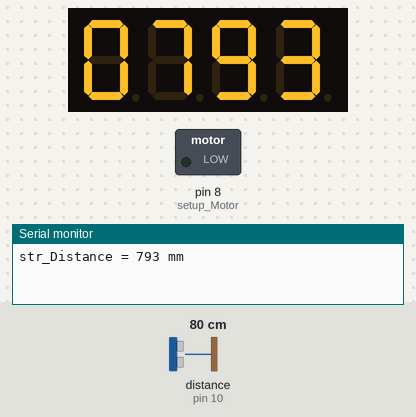
Recording of a sketch running on a simulated Arduino Uno, built with avr-gcc and run on an emulated ATmega328P. Parts: 4-digit seven-segment display, switched loads named in the sketch (green lamp = pin HIGH), the last lines printed to the serial monitor. The inputs (shaded band) are chosen by the test bench; at power-on: distance to the obstacle (sensor on pin 10) 80 cm. The echo pulse lasts 58.3 µs per cm; pins used as bus, display or sensor lines are not drawn.

Above: at 6.7 s.
6.8 s: distance to the obstacle (sensor on pin 10) set to 11 cm
At 18.1 s:
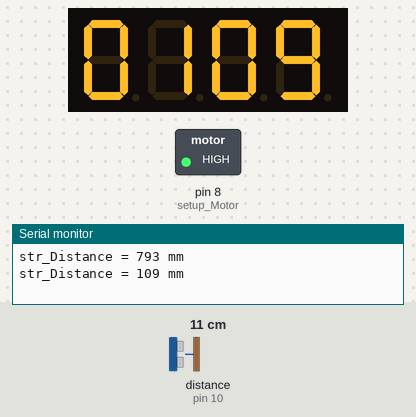
18.4 s: distance to the obstacle (sensor on pin 10) set to 8 cm
At 22.3 s:
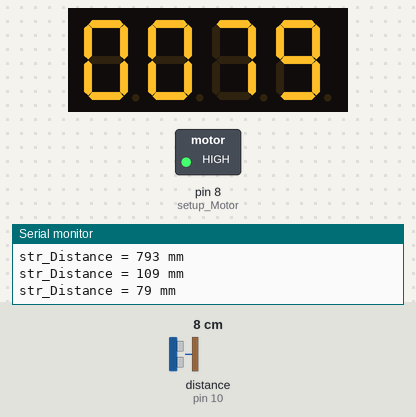
29.5 s: distance to the obstacle (sensor on pin 10) set to 2 cm
At 38.0 s:
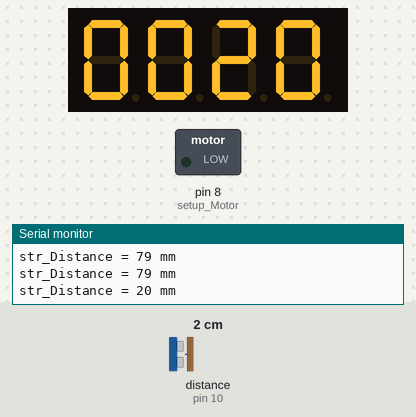
Timing chart, 0 to 39.5 s (numbered marks = the images above; inputs shaded):
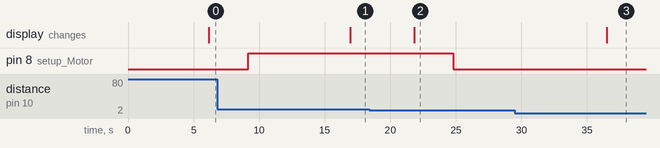

Measured:
- after the input at 6.8 s, the display: changes after 10.2 s (image 1)
- after the input at 18.4 s, pin 8 (setup_Motor): HIGH → LOW after 6.4 s; the display: changes after 3.4 s (image 2)
- after the input at 29.5 s, the display: changes after 7.0 s (image 3)

The sketch:

DistanceMeasure_Display_TM1637.ino
```cpp
#include "DistanceMeasure_Display_TM1637.h"

// Distance number
#define FRACTION_PART 3
#define MAXLENGTH 16

// Sensor pin
#define TRIG 9
#define ECHO 10

// Module connection pins (Digital Pins)
#define CLK 2
#define DIO 3

// The amount of time (in milliseconds) between tests
#define TEST_DELAY   2000

                     /*0*/ /*1*/ /*2*/ /*3*/ /*4*/ /*5*/ /*6*/ /*7*/ /*8*/ /*9*/
uint8_t digits[] = { 0x3f, 0x06, 0x5b, 0x4f, 0x66, 0x6d, 0x7d, 0x07, 0x7f, 0x6f };

uint8_t SEG_NUMBER[] = {
      digits[8],  // 8
      digits[8],  // 8
      digits[8],  // 8
      digits[8]   // 8
};

TM1637Display display(CLK, DIO);

void setup() {
  Serial.begin(9600);
  int k;
  uint8_t data[] = { 0xff, 0xff, 0xff, 0xff };
  display.setBrightness(0x0f);
  // All segments on
  display.setSegments(data);
  delay(TEST_DELAY);

  forward = false;
  deviation = 0;
  laps = 10;
  extraSteps = 200 * laps;  //initial steps. 1.8 degree/step, 200 steps a lap, S3 OFF,S4 OFF
  setup_Motor();
}

void loop() {
  if(trigMotor)
  {
    start_Motor();
  }
  else
  {
    start_Sensor();
  }
}

void setup_Motor()
{
      trigMotor = true;
      steps = 0;
      pinMode(8, OUTPUT);
      pinMode(9, OUTPUT);
      if(forward)
      {
        digitalWrite(8,HIGH);  //change the pulse
      }
      else
      {
        digitalWrite(8,LOW);
      }
      digitalWrite(9, LOW);
}

void setup_Sensor()
{
      //Serial.println("Start Sensor");
      pinMode(TRIG,OUTPUT);
      pinMode(ECHO,INPUT);
}

void start_Motor()
{
      digitalWrite(9, LOW);
      delayMicroseconds(100);
      digitalWrite(9, HIGH);
      delayMicroseconds(100);
      steps += 1;  //calculate the distance
      Serial.println("");
      if(steps >= extraSteps)
      {
        trigMotor = false;
        setup_Sensor();
      }
}

bool start_Sensor()
{
      digitalWrite(TRIG,LOW);
      delayMicroseconds(1);
      digitalWrite(TRIG,HIGH);
      delayMicroseconds(11);
      digitalWrite(TRIG,LOW);

      int Duration;
      float Distance;
      Duration = pulseIn(ECHO,HIGH);
      if (Duration>0) {
        Distance = Duration/2;
        Distance = Distance*340*1000/1000000; // ultrasonic speed is 340m/s = 34000cm/s = 0.034cm/us
        /*Serial.println("Distance = ");
        Serial.println(Distance);
        Serial.println(" mm");*/
        /*Get fraction part*/
        String str_Fraction;
        int pos = 0;
        String str_Distance;
        str_Distance = String(Distance);
        pos = str_Distance.indexOf('.');
        str_Fraction = str_Distance.substring(pos + 1);

        /*number rounded*/
        long long_Fraction;
        long_Fraction = str_Fraction.toInt();
        if(long_Fraction >= 50)
        {
          Distance = ceil(Distance);
        }
        else
        {
          Distance = floor(Distance);
        }
        str_Distance = String(Distance);
        pos = str_Distance.indexOf('.');
        str_Distance = str_Distance.substring(0, pos);
        /*Serial.println("Duration = ");
        Serial.println(Duration);
        Serial.println(" us ");*/
        Serial.println("str_Distance = " + str_Distance + " mm");
        digital_Display(str_Distance);
        delay(3000);
        deviation = Distance - 100;
        /*Serial.println("deviation = ");
        Serial.println(deviation);
        Serial.println(" mm");*/
        if(deviation > 1)
        {
          forward = true;
          extraSteps = (deviation * 200)/2;  //(200steps/2mm) = (extraSteps/deviation)=>extraSteps = (deviation * 200)/2
          /*Serial.println("extraSteps = ");
          Serial.println(extraSteps);*/
          setup_Motor();
        }
        else if(deviation < -1)
        {
          forward = false;
          extraSteps = -(deviation * 200)/2;
          /*Serial.println("extraSteps = ");
          Serial.println(extraSteps);*/
          setup_Motor();
        }
        else
        {
          Serial.println("stop");
          trigMotor = false;
          //AccelStepper stepMotor(1, 8, 9);
          //stepMotor.stop();
          delay(60000);
          bladeDown();
        }
      }
}
void digital_Display(String distance)
{
  int len = distance.length();
  int first, second, third, fourth;
  switch(len)
  {
    case 1:
    {
      first = 0;
      second = 0;
      third = 0;
      fourth = distance[0] - '0';
      break;
    }
    case 2:
    {
      first = 0;
      second = 0;
      third = distance[0] - '0';
      fourth = distance[1] - '0';
      break;
    }
    case 3:
    {
      first = 0;
      second = distance[0] - '0';
      third = distance[1] - '0';
      fourth = distance[2] - '0';
      break;
    }
    case 4:
    {
      first = distance[0] - '0';
      second = distance[1] - '0';
      third = distance[2] - '0';
      fourth = distance[3] - '0';
      break;
    }
    default:{}
  }
  SEG_NUMBER[0] = digits[first];
  SEG_NUMBER[1] = digits[second];
  SEG_NUMBER[2] = digits[third];
  SEG_NUMBER[3] = digits[fourth];
  display.setSegments(SEG_NUMBER);
}

void bladeDown()
{

}
```

DistanceMeasure_Display_TM1637.h
```cpp
#ifndef DISTANCEMEASURE_DISPLAY_TM1637
#define DISTANCEMEASURE_DISPLAY_TM1637

#include <Arduino.h>
#include <TM1637Display.h>
#include <Wire.h>
#include <string.h>
//#include <AccelStepper.h>

bool trigMotor;
bool stopMotor;
bool forward; //go forward
bool change;  //reverse
int steps; //current steps of the motor
int extraSteps; //more steps of the motor to reach the expected position
int initialSteps;  //steps the motor move to the position at the beginning
int deviation;  //deviation value between expected value and actual value
int laps;  //laps of step motor

void setup_Sensor();
void setup_Motor();
bool start_Sensor();
void start_Motor();
void digital_Display(String distance);
void bladeDown();

#endif
```
